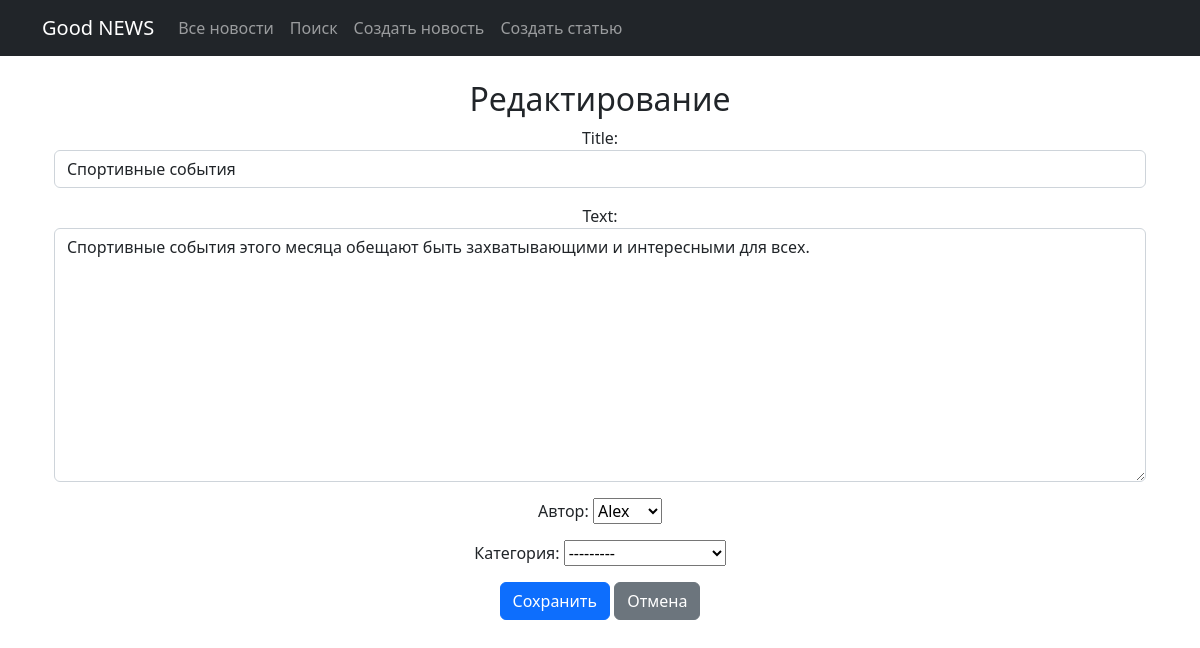
The page /news/news/8/edit/ (signed in) on the database its author committed.
### news/models.py (models this page shows, shortened)
class Post(models.Model):
    author = models.ForeignKey(Author, on_delete=models.CASCADE)
    post_type = models.CharField(max_length=2, choices=POST_TYPES, default='AR')
    data_time_created = models.DateTimeField(auto_now_add=True)
    categories = models.ManyToManyField(Category, through='PostCategory')
    title = models.CharField(max_length=255)
    text = models.TextField()
    rating = models.IntegerField(default=0)

### news/views.py (the view, shortened to what this page needs)
# urls.py: path('news/<int:pk>/edit/', NewsUpdate.as_view(), name='news_edit'),
class NewsUpdate(LoginRequiredMixin, PermissionRequiredMixin, UpdateView):
    permission_required = 'news.change_post'
    model = Post
    form_class = PostForm
    template_name = 'post_edit.html'
    def dispatch(self, request, *args, **kwargs):
        obj = self.get_object()
        if obj.post_type != 'NW':
            raise Http404("Пост является Статьей. Изменение запрещено!")
        return super().dispatch(request, *args, **kwargs)

### news/forms.py
class PostForm(forms.ModelForm):
    author = forms.ModelChoiceField(queryset=Author.objects.all(), label='Автор')
    category = forms.ModelChoiceField(queryset=Category.objects.all(), label='Категория')
    class Meta:
        model = Post
        fields = ['title', 'text', 'author','category']
        widgets = {
            'title': forms.TextInput(attrs={'class': 'form-control'}),
            'text': forms.Textarea(attrs={'class': 'form-control'}),
            'author': forms.Select(attrs={'class': 'form-select'}),
            'category': forms.Select(attrs={'class': 'form-select'}),
        }

### news/models.py (called while the page is built)
    def __str__(self):
        return self.user.username

    def __str__(self):
        return self.name

### templates/post_edit.html (shortened to what this page needs)
{% extends 'flatpages/default.html' %}
{% block content %}
<div class="container mt-4">
    <h2>{% if object %}Редактирование{% else %}Создание {{ post_type_verbose }}{% endif %}</h2>
    <form method="post">
        {{ form.as_p }}
        <button type="submit" class="btn btn-primary">
            {% if object %}Сохранить{% else %}Создать{% endif %}
        </button>
        <a href="{% url 'posts_list' %}" class="btn btn-secondary">Отмена</a>
    </form>
</div>
{% endblock %}

### rows shown on the page
Post: title "Спортивные события", text "Спортивные события этого месяца обещают быть захватывающими и интересными для всех.", author "Alex"
